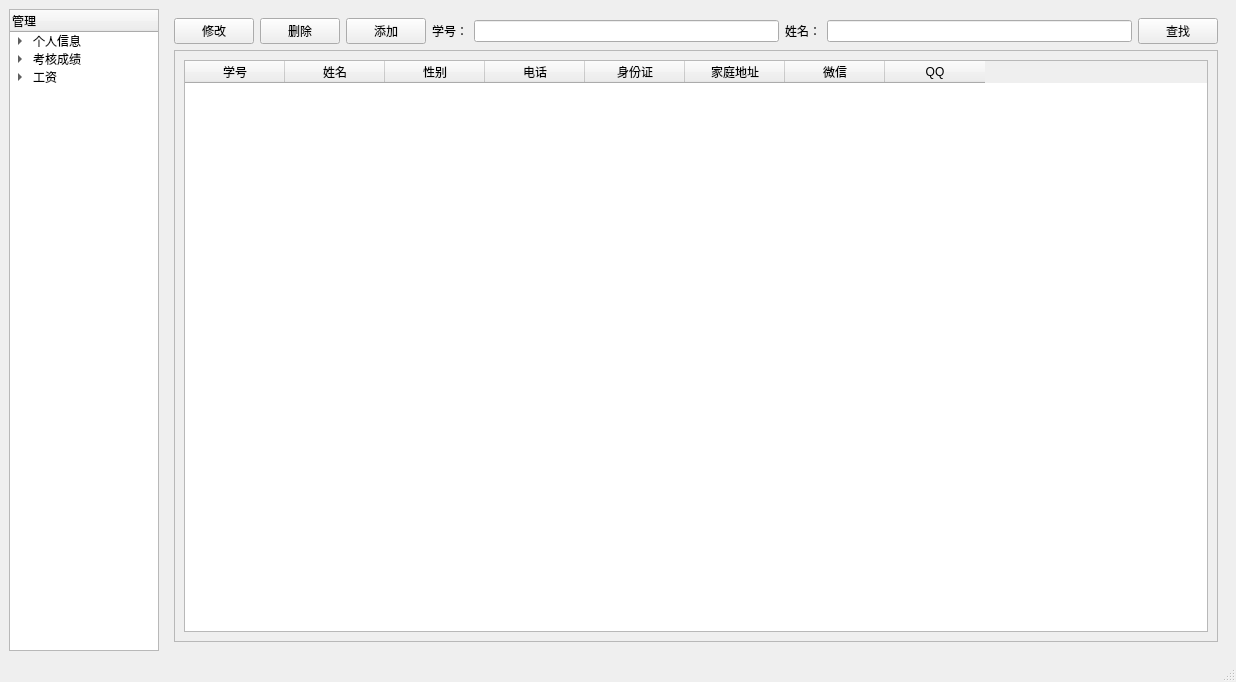
<?xml version="1.0" encoding="UTF-8"?>
<ui version="4.0">
 <class>ManageWidget</class>
 <widget class="QMainWindow" name="ManageWidget">
  <property name="geometry">
   <rect>
    <x>0</x>
    <y>0</y>
    <width>1236</width>
    <height>682</height>
   </rect>
  </property>
  <property name="windowTitle">
   <string>MainWindow</string>
  </property>
  <widget class="QWidget" name="centralwidget">
   <layout class="QGridLayout" name="gridLayout">
    <item row="0" column="0">
     <layout class="QHBoxLayout" name="horizontalLayout_3">
      <item>
       <widget class="QTreeWidget" name="treeWidget">
        <property name="sizePolicy">
         <sizepolicy hsizetype="Fixed" vsizetype="Expanding">
          <horstretch>0</horstretch>
          <verstretch>0</verstretch>
         </sizepolicy>
        </property>
        <property name="maximumSize">
         <size>
          <width>150</width>
          <height>16777215</height>
         </size>
        </property>
        <column>
         <property name="text">
          <string>管理</string>
         </property>
        </column>
        <item>
         <property name="text">
          <string>个人信息</string>
         </property>
         <item>
          <property name="text">
           <string>学生信息</string>
          </property>
         </item>
         <item>
          <property name="text">
           <string>老师信息</string>
          </property>
         </item>
         <item>
          <property name="text">
           <string>职工信息</string>
          </property>
         </item>
        </item>
        <item>
         <property name="text">
          <string>考核成绩</string>
         </property>
         <item>
          <property name="text">
           <string>学生成绩</string>
          </property>
         </item>
         <item>
          <property name="text">
           <string>老师成绩</string>
          </property>
         </item>
        </item>
        <item>
         <property name="text">
          <string>工资</string>
         </property>
         <item>
          <property name="text">
           <string>老师工资</string>
          </property>
         </item>
         <item>
          <property name="text">
           <string>职工工资</string>
          </property>
         </item>
        </item>
       </widget>
      </item>
      <item>
       <widget class="QStackedWidget" name="stackedWidget">
        <property name="currentIndex">
         <number>1</number>
        </property>
        <widget class="QWidget" name="page0"/>
        <widget class="QWidget" name="stu_msg">
         <layout class="QVBoxLayout" name="verticalLayout">
          <item>
           <layout class="QHBoxLayout" name="horizontalLayout">
            <item>
             <widget class="QPushButton" name="updata_smsg">
              <property name="text">
               <string>修改</string>
              </property>
             </widget>
            </item>
            <item>
             <widget class="QPushButton" name="del_smsg">
              <property name="text">
               <string>删除</string>
              </property>
             </widget>
            </item>
            <item>
             <widget class="QPushButton" name="add_msg">
              <property name="text">
               <string>添加</string>
              </property>
             </widget>
            </item>
            <item>
             <widget class="QLabel" name="find_sid">
              <property name="text">
               <string>学号：</string>
              </property>
             </widget>
            </item>
            <item>
             <widget class="QLineEdit" name="id_edt"/>
            </item>
            <item>
             <widget class="QLabel" name="find_name">
              <property name="text">
               <string>姓名：</string>
              </property>
             </widget>
            </item>
            <item>
             <widget class="QLineEdit" name="name_edt"/>
            </item>
            <item>
             <widget class="QPushButton" name="find_smeg">
              <property name="text">
               <string>查找</string>
              </property>
             </widget>
            </item>
           </layout>
          </item>
          <item>
           <widget class="QScrollArea" name="scrollArea">
            <property name="widgetResizable">
             <bool>true</bool>
            </property>
            <widget class="QWidget" name="scrollAreaWidgetContents">
             <property name="geometry">
              <rect>
               <x>0</x>
               <y>0</y>
               <width>1031</width>
               <height>546</height>
              </rect>
             </property>
             <layout class="QHBoxLayout" name="horizontalLayout_2">
              <item>
               <widget class="QTableWidget" name="tableWidget">
                <column>
                 <property name="text">
                  <string>学号</string>
                 </property>
                </column>
                <column>
                 <property name="text">
                  <string>姓名</string>
                 </property>
                </column>
                <column>
                 <property name="text">
                  <string>性别</string>
                 </property>
                </column>
                <column>
                 <property name="text">
                  <string>电话</string>
                 </property>
                </column>
                <column>
                 <property name="text">
                  <string>身份证</string>
                 </property>
                </column>
                <column>
                 <property name="text">
                  <string>家庭地址</string>
                 </property>
                </column>
                <column>
                 <property name="text">
                  <string>微信</string>
                 </property>
                </column>
                <column>
                 <property name="text">
                  <string>QQ</string>
                 </property>
                </column>
               </widget>
              </item>
             </layout>
            </widget>
           </widget>
          </item>
         </layout>
        </widget>
        <widget class="QWidget" name="tch_msg"/>
        <widget class="QWidget" name="work_msg"/>
        <widget class="QWidget" name="stu_score"/>
        <widget class="QWidget" name="tch_score"/>
        <widget class="QWidget" name="tch_salary"/>
        <widget class="QWidget" name="work_salary"/>
       </widget>
      </item>
     </layout>
    </item>
   </layout>
  </widget>
  <widget class="QMenuBar" name="menubar">
   <property name="geometry">
    <rect>
     <x>0</x>
     <y>0</y>
     <width>1236</width>
     <height>26</height>
    </rect>
   </property>
  </widget>
  <widget class="QStatusBar" name="statusbar"/>
 </widget>
 <tabstops>
  <tabstop>treeWidget</tabstop>
 </tabstops>
 <resources/>
 <connections/>
</ui>
